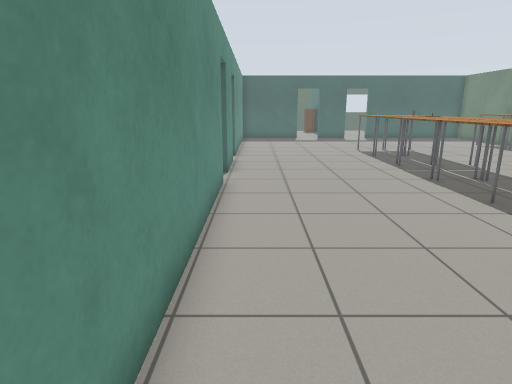
view 1 (above)

22 first-person views from a walk through a robot-simulator world made for Gazebo. The camera is 1.2 m above the floor, tilts 14° down and sees 75° across. The floor is counted in squares, 0.5 m on a side. Each view is taken from the middle of a square. On the plan, view 1 faces up. The plan holds only what a view shows up to about 19 squares ahead; the rest is blank. Gazebo's built-in surfaces are drawn with simple patterns.

view 2
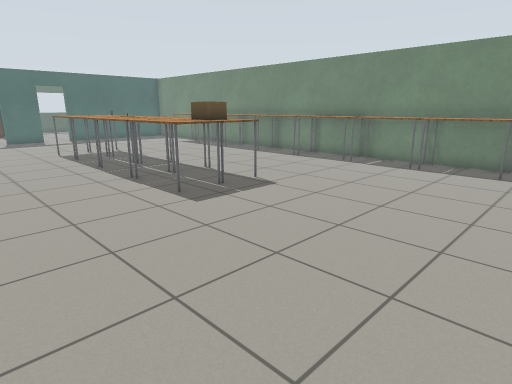

view 3
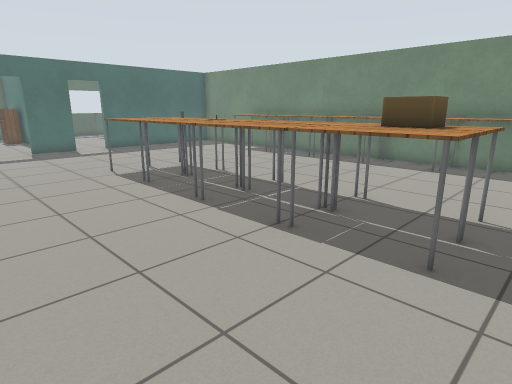

view 4
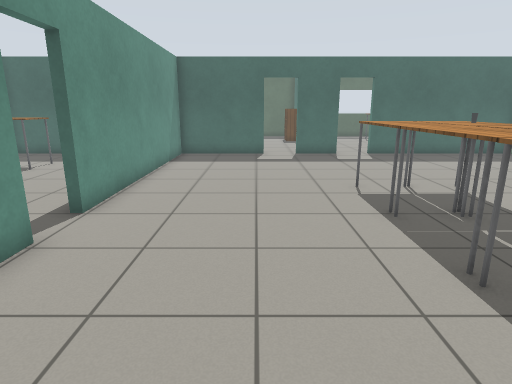

view 5
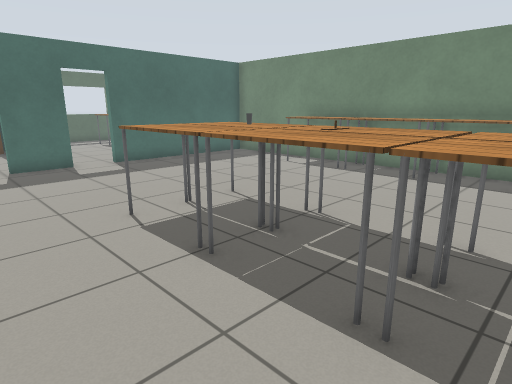

view 6
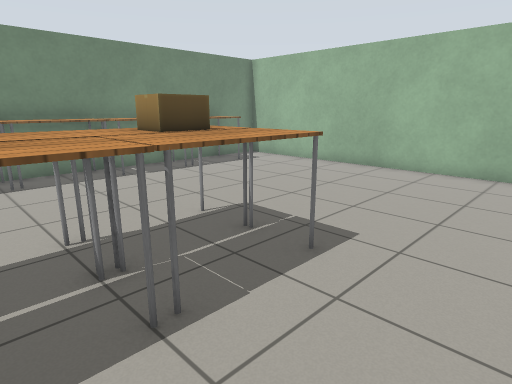

view 7
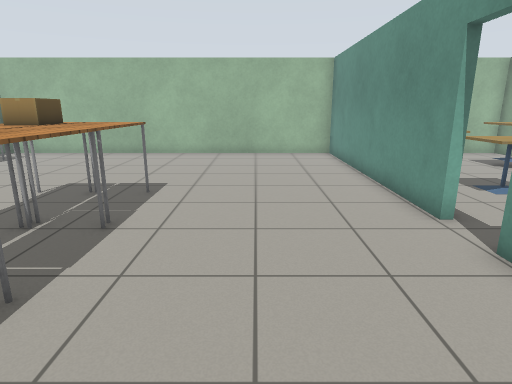

view 8
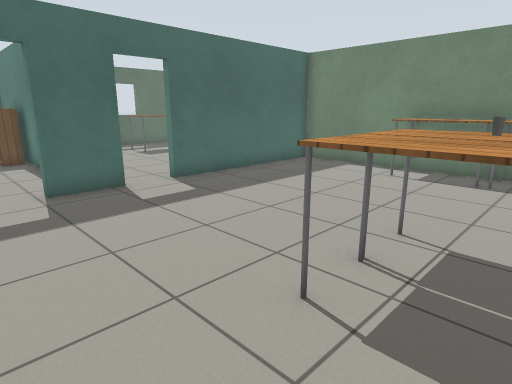

view 9
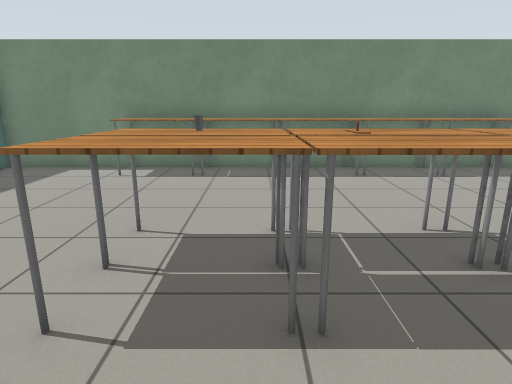

view 10
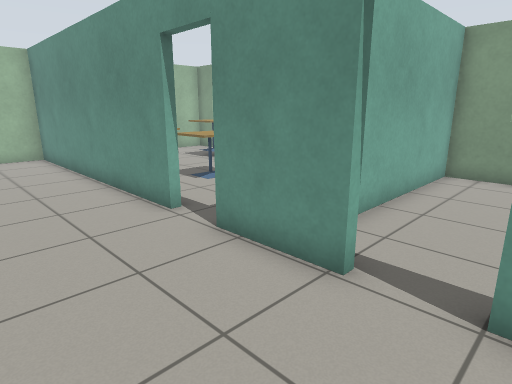

view 11
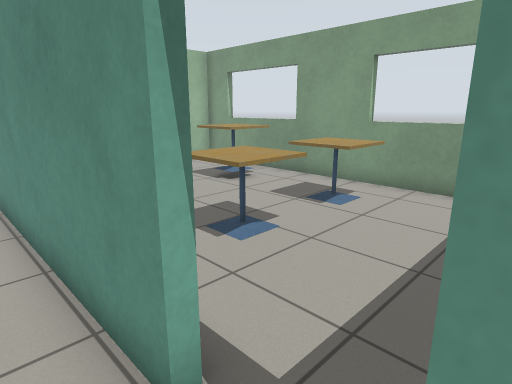

view 12
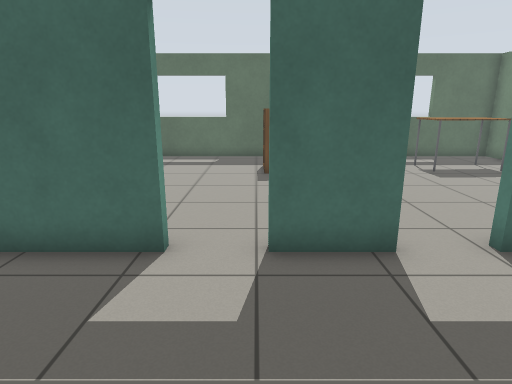

view 13
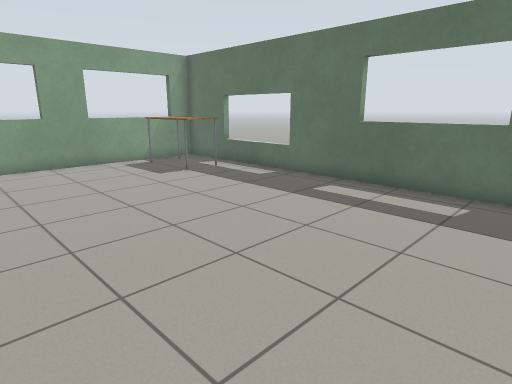

view 14
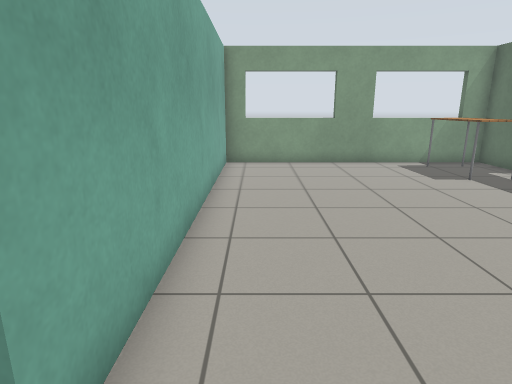

view 15
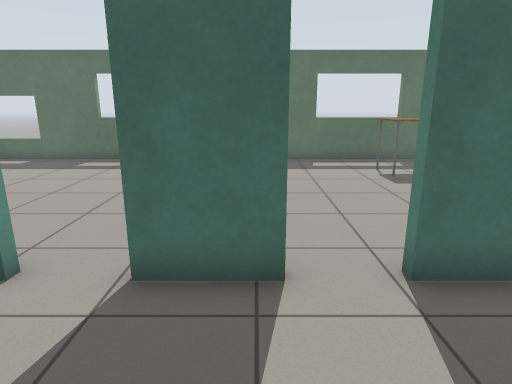

view 16
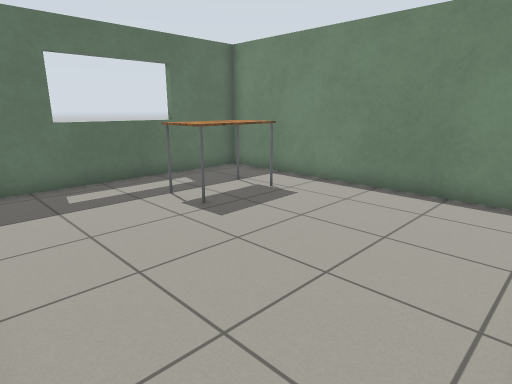

view 17
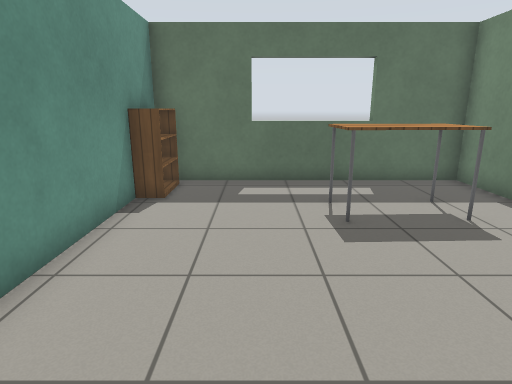

view 18
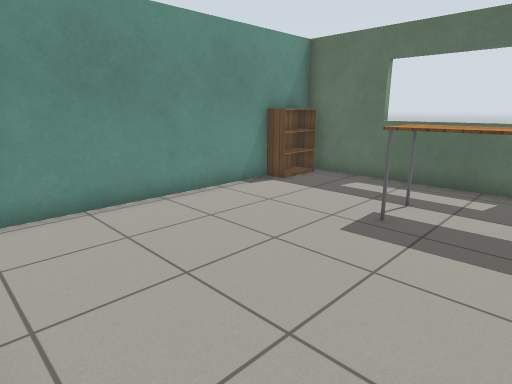

view 19
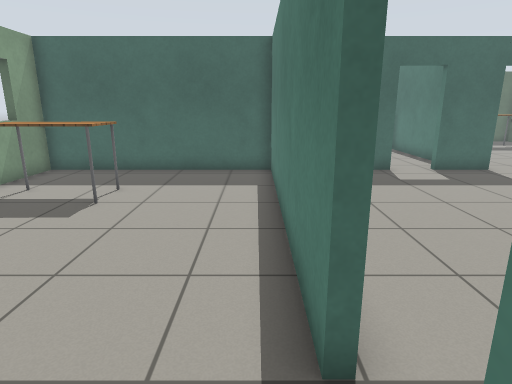

view 20
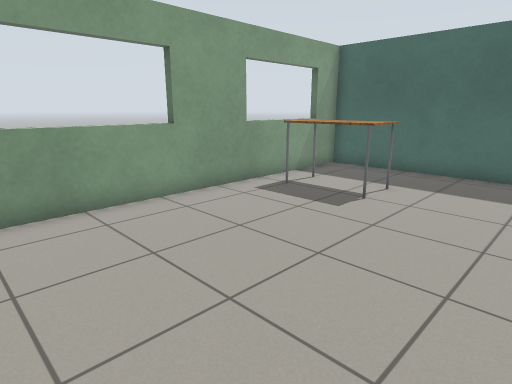

view 21
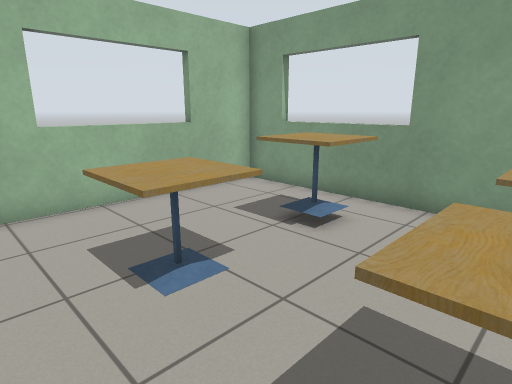

view 22
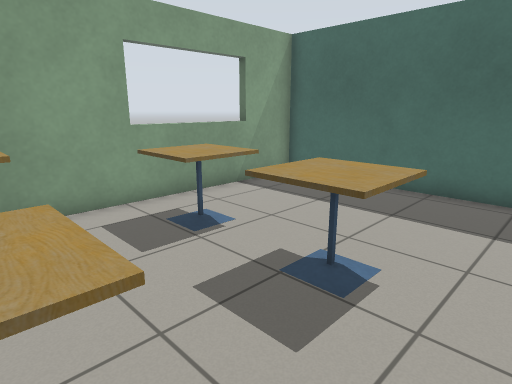

### Floor plan
Points are (right, up) in squares from view 1. A wall is a line through its corners. A room is listed if a view was taken in it or the views show most of it. See-through windows are left out.
Room 1 (views 1, 2, 3, 4, 5, 6, 7, 8, 9, 10, 11, 12, 15)
walls: (-1.1, 15.7) (-1.1, 12.6); (-1.1, 10.9) (-1.1, -0.6) (16.9, -0.6) (16.9, 28.3) (9.2, 28.3); (7.5, 28.3) (5.2, 28.3); (3.4, 28.3) (-1.1, 28.3) (-1.1, 17.5)
ways out: open door at (4.5, 28.5) to room 2; open door at (8.5, 28.5) to room 3; open door at (-1, 16.5) to room 4; open door at (-1, 11.5) to room 5
objects: table (6, 9) to (7, 11); table (6, 12) to (7, 13); table (6, 14) to (7, 17); table (6, 17) to (7, 20); cardboard box (8, 9) to (9, 10); table (8, 11) to (9, 11); table (8, 12) to (9, 13); table (8, 14) to (9, 17); table (8, 18) to (9, 20); table (15, 2) to (16, 4); table (15, 5) to (16, 7); table (15, 8) to (16, 10); table (15, 11) to (16, 13); table (15, 14) to (16, 16); table (15, 17) to (16, 19); table (15, 20) to (16, 23)
Room 2 (views 13, 14)
walls: (6.4, 37.4) (6.4, 40.3) (-10.3, 40.3) (-10.3, 28.6) (3.4, 28.6); (6.4, 30.8) (6.4, 35.5)
ways out: open door at (4.5, 28.5) to room 1
objects: table (-9, 38) to (-6, 39); bookshelf (6, 36) to (6, 37)
Room 3 (views 16, 17, 18)
walls: (6.7, 35.5) (6.7, 29.9); (16.9, 30.1) (16.9, 40.3) (6.7, 40.3) (6.7, 39.6)
ways out: open door at (8.5, 28.5) to room 1
objects: bookshelf (7, 38) to (7, 39); table (12, 36) to (15, 37)
Room 4 (views 19, 20)
walls: (-1.4, 17.5) (-1.4, 28.3) (-10.3, 28.3) (-10.3, 14.4) (-3.9, 14.4)
ways out: open door at (-1, 16.5) to room 1
objects: table (-9, 24) to (-6, 25)
Room 5 (views 21, 22)
walls: (-3.1, 14.1) (-10.3, 14.1) (-10.3, -0.6) (-2.9, -0.6)
ways out: open door at (-1, 11.5) to room 1
objects: cafe table (-9, 3) to (-7, 5); cafe table (-9, 7) to (-7, 9); cafe table (-5, 3) to (-4, 4); cafe table (-5, 7) to (-4, 9)

Where each view was taken, in squares from view 1:
view 1: 0 up, 0 right, facing up
view 2: 0 up, 1 right, facing up-right
view 3: 7 up, 1 right, facing up-right
view 4: 10 up, 3 right, facing up
view 5: 13 up, 3 right, facing up-right
view 6: 13 up, 3 right, facing down-right
view 7: 18 up, 3 right, facing down
view 8: 18 up, 3 right, facing up-right
view 9: 18 up, 3 right, facing right
view 10: 18 up, 3 right, facing down-left
view 11: 13 up, 0 right, facing down-left
view 12: 23 up, 5 right, facing up
view 13: 30 up, 5 right, facing up-left
view 14: 30 up, 5 right, facing left
view 15: 24 up, 7 right, facing up
view 16: 29 up, 7 right, facing up-right
view 17: 29 up, 10 right, facing up
view 18: 29 up, 15 right, facing up-left
view 19: 15 up, 2 left, facing up
view 20: 15 up, 2 left, facing up-left
view 21: 8 up, 2 left, facing down-left
view 22: 4 up, 2 left, facing up-left
